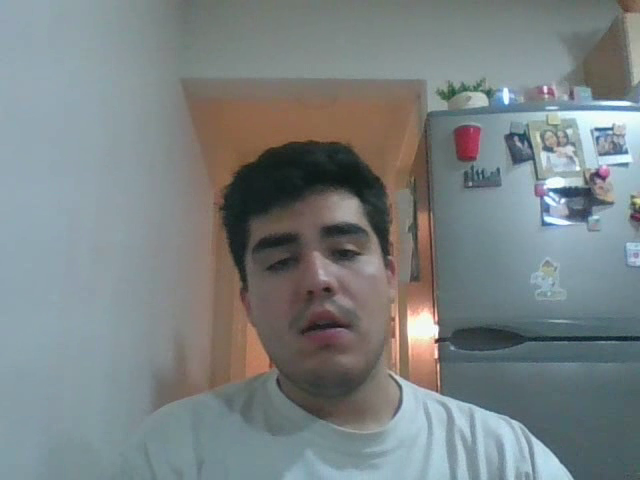
#> input picture frame 20 of P#3/output.avi, 640 x 480 px, given in place of the camera
$ python 'P#3_22310172-EduardoCorreaFlores.py'
#> lines starting #> are read from the running program, lines starting #| are printed output that depends on the picture
import numpy as np
import cv2

cap = cv2.VideoCapture(0)
fourcc = cv2.VideoWriter_fourcc(*'XVID')
out = cv2.VideoWriter('output.avi',fourcc, 20.0, (640,480))

while(True):
    ret, frame = cap.read()
#> frame is the input picture: shape (480, 640, 3); mean B, G, R 131.1, 130.1, 122.5
    gray = cv2.cvtColor(frame, cv2.COLOR_BGR2GRAY)
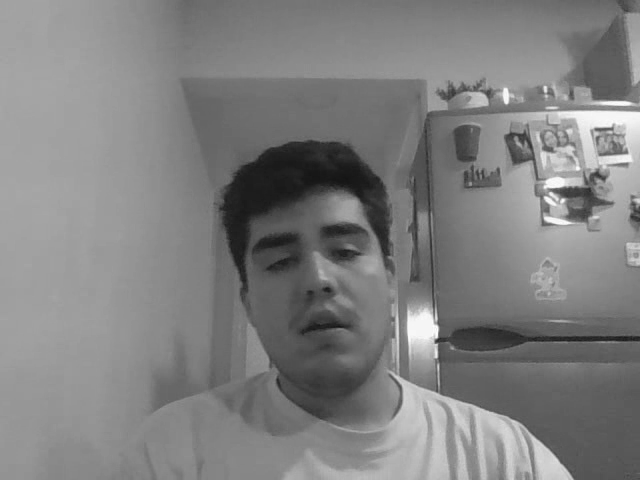
#> gray: shape (480, 640); min 20, max 255, mean 128
    out.write(frame)
    green = np.zeros_like(frame)
    green[:, :, 1] = frame[:, :, 1]
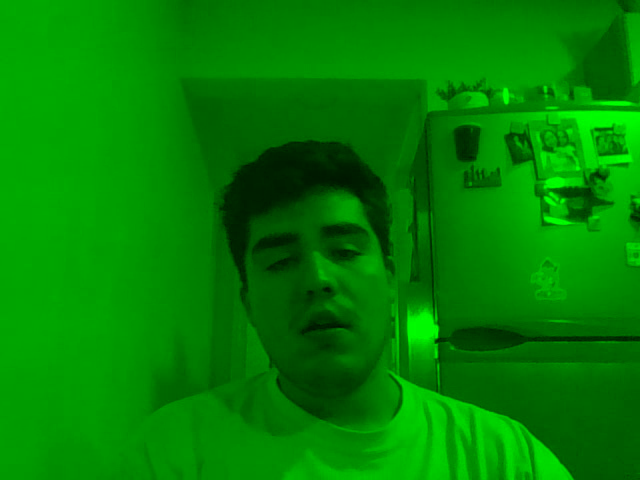
#> green: shape (480, 640, 3); mean B, G, R 0, 130.1, 0
    cv2.imshow('frame',frame)
    cv2.imshow('gray',gray)
    cv2.imshow('green', green)
    if cv2.waitKey(1) & 0xFF == ord('q'):
#> (key q is pressed here)
        break
cap.release()
out.release()
cv2.destroyAllWindows()

$ run again, starting later in the video
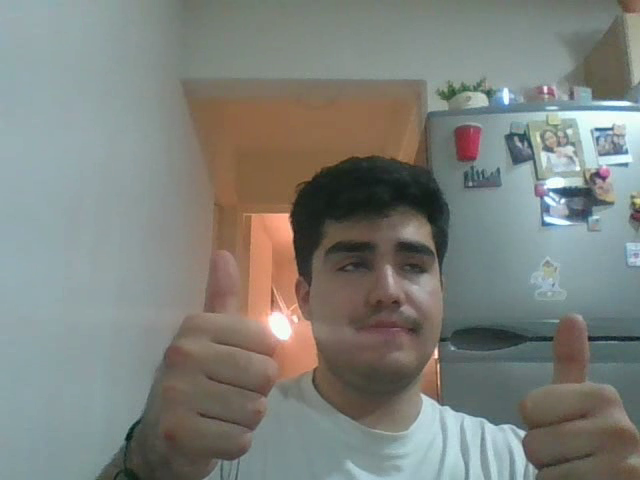
#> input picture frame 90 of P#3/output.avi, 640 x 480 px, given in place of the camera
#> frame is the input picture: shape (480, 640, 3); mean B, G, R 124, 129.5, 126.1
#> `gray = cv2.cvtColor(frame, cv2.COLOR_BGR2GRAY)`:
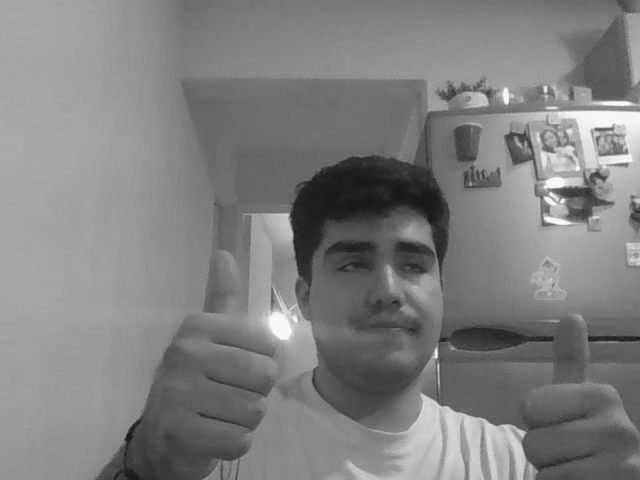
#> gray: shape (480, 640); min 19, max 253, mean 127.8
#> `green[:, :, 1] = frame[:, :, 1]`:
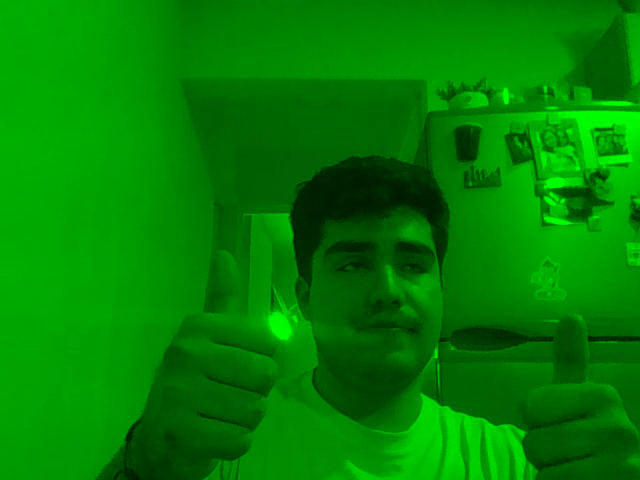
#> green: shape (480, 640, 3); mean B, G, R 0, 129.5, 0

$ run again, starting later in the video
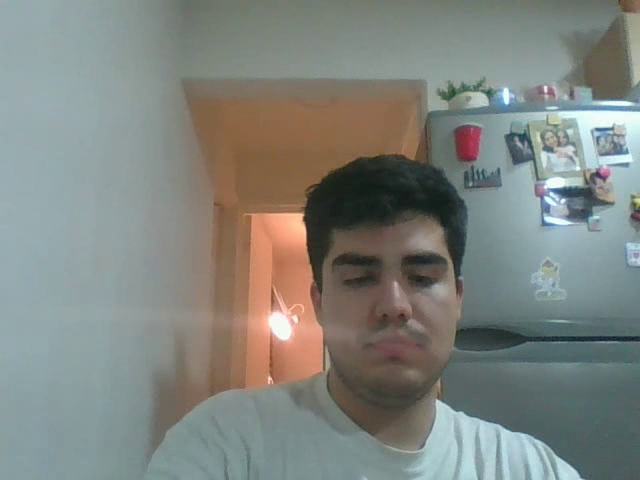
#> input picture frame 160 of P#3/output.avi, 640 x 480 px, given in place of the camera
#> frame is the input picture: shape (480, 640, 3); mean B, G, R 127, 132.4, 128
#> `gray = cv2.cvtColor(frame, cv2.COLOR_BGR2GRAY)`:
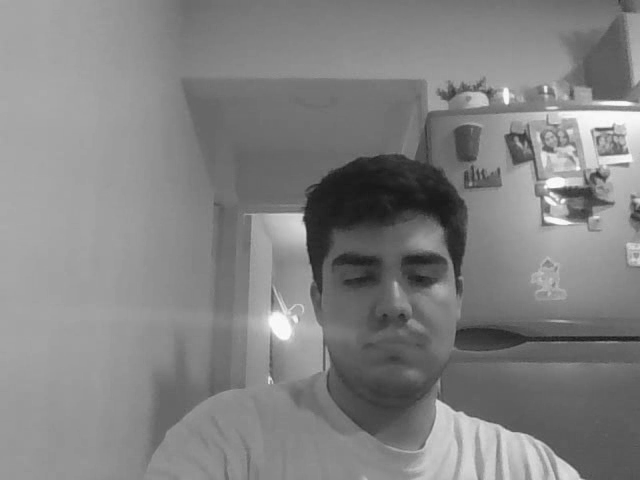
#> gray: shape (480, 640); min 23, max 254, mean 130.4
#> `green[:, :, 1] = frame[:, :, 1]`:
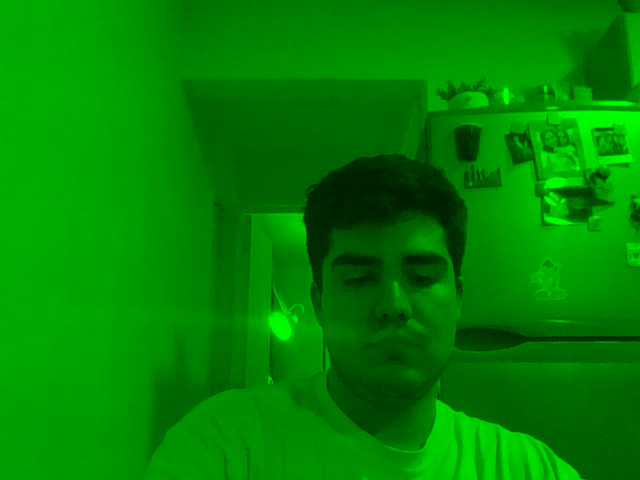
#> green: shape (480, 640, 3); mean B, G, R 0, 132.4, 0
